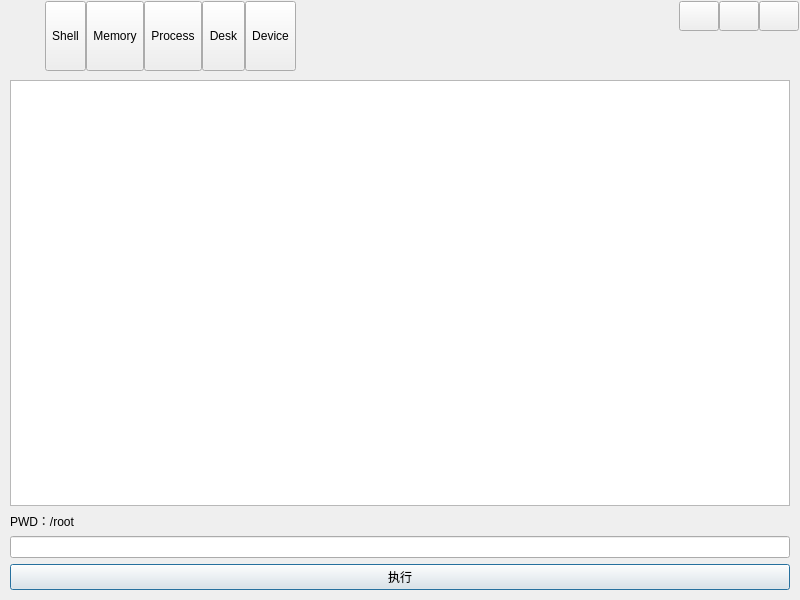
<?xml version="1.0" encoding="UTF-8"?>
<ui version="4.0">
 <class>frmMain</class>
 <widget class="QDialog" name="frmMain">
  <property name="geometry">
   <rect>
    <x>0</x>
    <y>0</y>
    <width>800</width>
    <height>600</height>
   </rect>
  </property>
  <property name="windowTitle">
   <string>Form</string>
  </property>
  <layout class="QVBoxLayout" name="verticalLayout">
   <property name="spacing">
    <number>0</number>
   </property>
   <property name="leftMargin">
    <number>1</number>
   </property>
   <property name="topMargin">
    <number>1</number>
   </property>
   <property name="rightMargin">
    <number>1</number>
   </property>
   <property name="bottomMargin">
    <number>1</number>
   </property>
   <item>
    <widget class="QWidget" name="widgetTitle" native="true">
     <property name="sizePolicy">
      <sizepolicy hsizetype="Preferred" vsizetype="Fixed">
       <horstretch>0</horstretch>
       <verstretch>0</verstretch>
      </sizepolicy>
     </property>
     <layout class="QHBoxLayout" name="horizontalLayout_2">
      <property name="spacing">
       <number>10</number>
      </property>
      <property name="leftMargin">
       <number>10</number>
      </property>
      <property name="topMargin">
       <number>0</number>
      </property>
      <property name="rightMargin">
       <number>0</number>
      </property>
      <property name="bottomMargin">
       <number>0</number>
      </property>
      <item>
       <widget class="QLabel" name="labIco">
        <property name="text">
         <string/>
        </property>
        <property name="alignment">
         <set>Qt::AlignCenter</set>
        </property>
       </widget>
      </item>
      <item>
       <widget class="QLabel" name="labTitle">
        <property name="styleSheet">
         <string notr="true"/>
        </property>
        <property name="text">
         <string/>
        </property>
        <property name="alignment">
         <set>Qt::AlignLeading|Qt::AlignLeft|Qt::AlignVCenter</set>
        </property>
       </widget>
      </item>
      <item>
       <widget class="QWidget" name="widgetTop" native="true">
        <layout class="QHBoxLayout" name="horizontalLayout_3">
         <property name="spacing">
          <number>0</number>
         </property>
         <property name="leftMargin">
          <number>0</number>
         </property>
         <property name="topMargin">
          <number>0</number>
         </property>
         <property name="rightMargin">
          <number>0</number>
         </property>
         <property name="bottomMargin">
          <number>0</number>
         </property>
         <item>
          <widget class="QToolButton" name="btnMain">
           <property name="sizePolicy">
            <sizepolicy hsizetype="Fixed" vsizetype="Expanding">
             <horstretch>0</horstretch>
             <verstretch>0</verstretch>
            </sizepolicy>
           </property>
           <property name="text">
            <string>Shell</string>
           </property>
           <property name="icon">
            <iconset resource="../other/main.qrc">
             <normaloff>:/image/main_main.png</normaloff>:/image/main_main.png</iconset>
           </property>
           <property name="toolButtonStyle">
            <enum>Qt::ToolButtonTextUnderIcon</enum>
           </property>
          </widget>
         </item>
         <item>
          <widget class="QToolButton" name="btnConfig">
           <property name="sizePolicy">
            <sizepolicy hsizetype="Fixed" vsizetype="Expanding">
             <horstretch>0</horstretch>
             <verstretch>0</verstretch>
            </sizepolicy>
           </property>
           <property name="text">
            <string>Memory</string>
           </property>
           <property name="icon">
            <iconset resource="../other/main.qrc">
             <normaloff>:/image/main_config.png</normaloff>:/image/main_config.png</iconset>
           </property>
           <property name="toolButtonStyle">
            <enum>Qt::ToolButtonTextUnderIcon</enum>
           </property>
          </widget>
         </item>
         <item>
          <widget class="QToolButton" name="btnData">
           <property name="sizePolicy">
            <sizepolicy hsizetype="Fixed" vsizetype="Expanding">
             <horstretch>0</horstretch>
             <verstretch>0</verstretch>
            </sizepolicy>
           </property>
           <property name="text">
            <string>Process</string>
           </property>
           <property name="icon">
            <iconset resource="../other/main.qrc">
             <normaloff>:/image/main_data.png</normaloff>:/image/main_data.png</iconset>
           </property>
           <property name="checked">
            <bool>false</bool>
           </property>
           <property name="toolButtonStyle">
            <enum>Qt::ToolButtonTextUnderIcon</enum>
           </property>
          </widget>
         </item>
         <item>
          <widget class="QToolButton" name="btnHelp">
           <property name="sizePolicy">
            <sizepolicy hsizetype="Fixed" vsizetype="Expanding">
             <horstretch>0</horstretch>
             <verstretch>0</verstretch>
            </sizepolicy>
           </property>
           <property name="styleSheet">
            <string notr="true"/>
           </property>
           <property name="text">
            <string>Desk</string>
           </property>
           <property name="icon">
            <iconset resource="../other/main.qrc">
             <normaloff>:/image/main_person.png</normaloff>:/image/main_person.png</iconset>
           </property>
           <property name="toolButtonStyle">
            <enum>Qt::ToolButtonTextUnderIcon</enum>
           </property>
          </widget>
         </item>
         <item>
          <widget class="QToolButton" name="btnExit">
           <property name="sizePolicy">
            <sizepolicy hsizetype="Fixed" vsizetype="Expanding">
             <horstretch>0</horstretch>
             <verstretch>0</verstretch>
            </sizepolicy>
           </property>
           <property name="styleSheet">
            <string notr="true"/>
           </property>
           <property name="text">
            <string>Device</string>
           </property>
           <property name="icon">
            <iconset resource="../other/main.qrc">
             <normaloff>:/image/main_exit.png</normaloff>:/image/main_exit.png</iconset>
           </property>
           <property name="toolButtonStyle">
            <enum>Qt::ToolButtonTextUnderIcon</enum>
           </property>
          </widget>
         </item>
        </layout>
       </widget>
      </item>
      <item>
       <spacer name="horizontalSpacer">
        <property name="orientation">
         <enum>Qt::Horizontal</enum>
        </property>
        <property name="sizeHint" stdset="0">
         <size>
          <width>40</width>
          <height>20</height>
         </size>
        </property>
       </spacer>
      </item>
      <item>
       <widget class="QWidget" name="widgetMenu" native="true">
        <layout class="QGridLayout" name="gridLayout_2">
         <property name="leftMargin">
          <number>0</number>
         </property>
         <property name="topMargin">
          <number>0</number>
         </property>
         <property name="rightMargin">
          <number>0</number>
         </property>
         <property name="bottomMargin">
          <number>0</number>
         </property>
         <property name="spacing">
          <number>0</number>
         </property>
         <item row="1" column="1" colspan="3">
          <spacer name="verticalSpacer">
           <property name="orientation">
            <enum>Qt::Vertical</enum>
           </property>
           <property name="sizeHint" stdset="0">
            <size>
             <width>20</width>
             <height>40</height>
            </size>
           </property>
          </spacer>
         </item>
         <item row="0" column="1">
          <widget class="QPushButton" name="btnMenu_Min">
           <property name="sizePolicy">
            <sizepolicy hsizetype="Minimum" vsizetype="Expanding">
             <horstretch>0</horstretch>
             <verstretch>0</verstretch>
            </sizepolicy>
           </property>
           <property name="minimumSize">
            <size>
             <width>30</width>
             <height>30</height>
            </size>
           </property>
           <property name="cursor">
            <cursorShape>ArrowCursor</cursorShape>
           </property>
           <property name="focusPolicy">
            <enum>Qt::NoFocus</enum>
           </property>
           <property name="toolTip">
            <string>最小化</string>
           </property>
           <property name="text">
            <string/>
           </property>
          </widget>
         </item>
         <item row="0" column="3">
          <widget class="QPushButton" name="btnMenu_Close">
           <property name="sizePolicy">
            <sizepolicy hsizetype="Minimum" vsizetype="Expanding">
             <horstretch>0</horstretch>
             <verstretch>0</verstretch>
            </sizepolicy>
           </property>
           <property name="minimumSize">
            <size>
             <width>30</width>
             <height>30</height>
            </size>
           </property>
           <property name="cursor">
            <cursorShape>ArrowCursor</cursorShape>
           </property>
           <property name="focusPolicy">
            <enum>Qt::NoFocus</enum>
           </property>
           <property name="toolTip">
            <string>关闭</string>
           </property>
           <property name="text">
            <string/>
           </property>
          </widget>
         </item>
         <item row="0" column="2">
          <widget class="QPushButton" name="btnMenu_Max">
           <property name="sizePolicy">
            <sizepolicy hsizetype="Minimum" vsizetype="Expanding">
             <horstretch>0</horstretch>
             <verstretch>0</verstretch>
            </sizepolicy>
           </property>
           <property name="minimumSize">
            <size>
             <width>30</width>
             <height>30</height>
            </size>
           </property>
           <property name="focusPolicy">
            <enum>Qt::NoFocus</enum>
           </property>
           <property name="text">
            <string/>
           </property>
          </widget>
         </item>
        </layout>
       </widget>
      </item>
     </layout>
    </widget>
   </item>
   <item>
    <widget class="QStackedWidget" name="stackedWidget">
     <property name="styleSheet">
      <string notr="true"/>
     </property>
     <property name="currentIndex">
      <number>0</number>
     </property>
     <widget class="QWidget" name="shell_page">
      <layout class="QVBoxLayout" name="verticalLayout_2">
       <item>
        <widget class="QTextBrowser" name="echo_textBrowser"/>
       </item>
       <item>
        <widget class="QLabel" name="pwd_label">
         <property name="text">
          <string>PWD：/root</string>
         </property>
        </widget>
       </item>
       <item>
        <widget class="QLineEdit" name="cmd_lineEdit"/>
       </item>
       <item>
        <widget class="QPushButton" name="exec_pushButton">
         <property name="text">
          <string>执行</string>
         </property>
        </widget>
       </item>
      </layout>
     </widget>
     <widget class="QWidget" name="mem_page">
      <layout class="QVBoxLayout" name="verticalLayout_3">
       <item>
        <widget class="QTextBrowser" name="mem_textBrowser"/>
       </item>
      </layout>
     </widget>
     <widget class="QWidget" name="proc_page">
      <layout class="QGridLayout" name="gridLayout">
       <item row="0" column="0">
        <widget class="QLabel" name="ready_label">
         <property name="text">
          <string>就绪</string>
         </property>
        </widget>
       </item>
       <item row="1" column="0" colspan="3">
        <widget class="QTextBrowser" name="ready_textBrowser"/>
       </item>
       <item row="2" column="0">
        <widget class="QLabel" name="block_label">
         <property name="text">
          <string>阻塞</string>
         </property>
        </widget>
       </item>
       <item row="3" column="0" colspan="3">
        <widget class="QTextBrowser" name="block_textBrowser"/>
       </item>
       <item row="4" column="0">
        <widget class="QLabel" name="free_label">
         <property name="text">
          <string>空闲</string>
         </property>
        </widget>
       </item>
       <item row="5" column="0" colspan="3">
        <widget class="QTextBrowser" name="free_textBrowser"/>
       </item>
       <item row="6" column="0">
        <widget class="QLabel" name="execTime_label">
         <property name="text">
          <string>执行时间：</string>
         </property>
        </widget>
       </item>
       <item row="6" column="1">
        <widget class="QLabel" name="PID_label">
         <property name="text">
          <string>当前PID：</string>
         </property>
        </widget>
       </item>
       <item row="6" column="2">
        <widget class="QLabel" name="slice_label">
         <property name="text">
          <string>时间片：</string>
         </property>
        </widget>
       </item>
       <item row="7" column="0">
        <widget class="QLabel" name="IR_label">
         <property name="text">
          <string>指令寄存器：</string>
         </property>
        </widget>
       </item>
       <item row="7" column="1">
        <widget class="QLabel" name="DR_label">
         <property name="text">
          <string>数据寄存器：</string>
         </property>
        </widget>
       </item>
      </layout>
     </widget>
     <widget class="QWidget" name="desk_page">
      <layout class="QGridLayout" name="gridLayout_3">
       <item row="0" column="0">
        <widget class="QLabel" name="tot_label">
         <property name="text">
          <string>磁盘空间：</string>
         </property>
        </widget>
       </item>
       <item row="0" column="1">
        <widget class="QLabel" name="used_label">
         <property name="text">
          <string>已使用空间：</string>
         </property>
        </widget>
       </item>
       <item row="0" column="2">
        <widget class="QLabel" name="deskfree_label">
         <property name="text">
          <string>空闲空间：</string>
         </property>
        </widget>
       </item>
       <item row="1" column="0" colspan="3">
        <widget class="QTextBrowser" name="desk_textBrowser"/>
       </item>
      </layout>
     </widget>
     <widget class="QWidget" name="device_page">
      <layout class="QGridLayout" name="gridLayout_4">
       <item row="0" column="0">
        <widget class="QLabel" name="device__label">
         <property name="text">
          <string>I/O</string>
         </property>
        </widget>
       </item>
       <item row="1" column="0">
        <widget class="QTextBrowser" name="device_textBrowser"/>
       </item>
      </layout>
     </widget>
    </widget>
   </item>
  </layout>
 </widget>
 <resources>
  <include location="../other/main.qrc"/>
 </resources>
 <connections/>
</ui>
